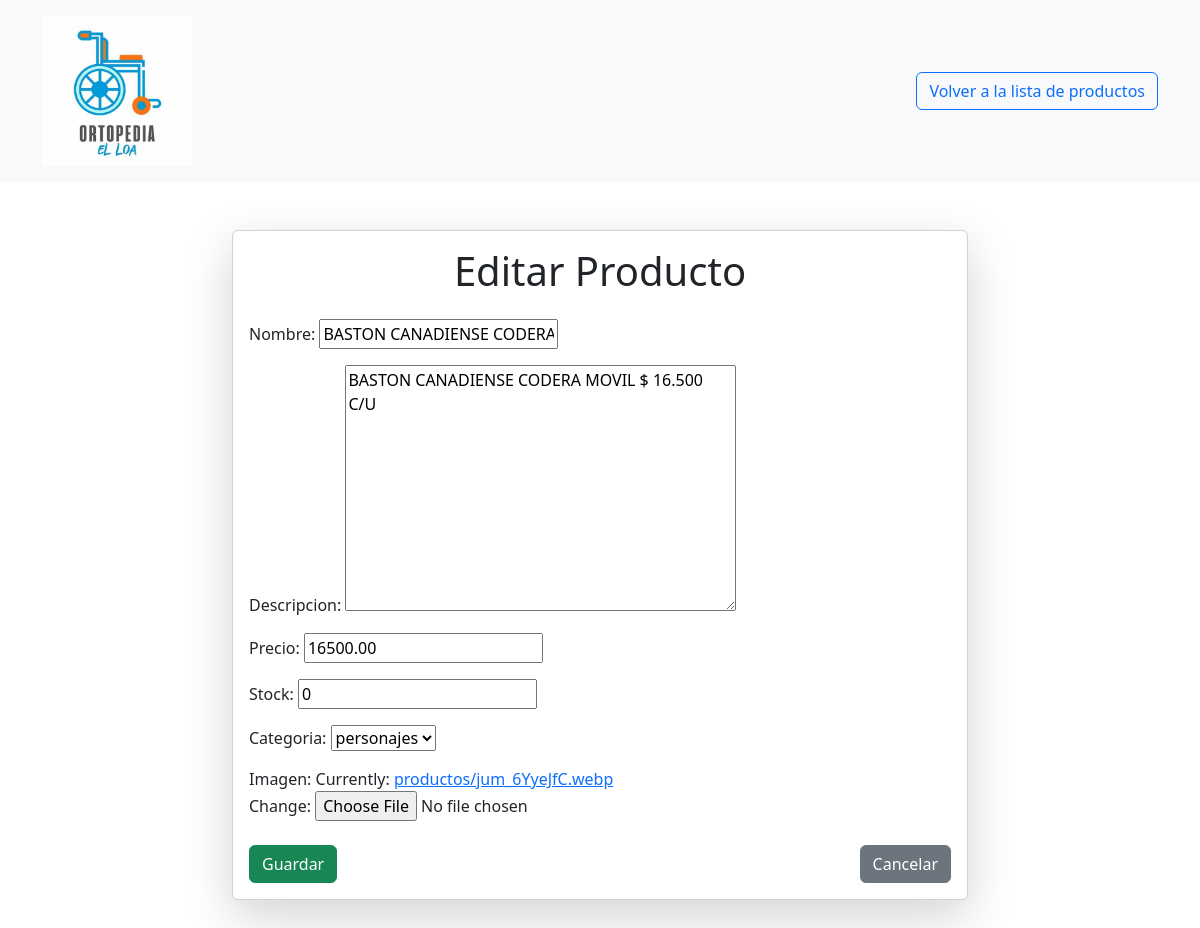
The app's page /productos/52/editar/, older data.
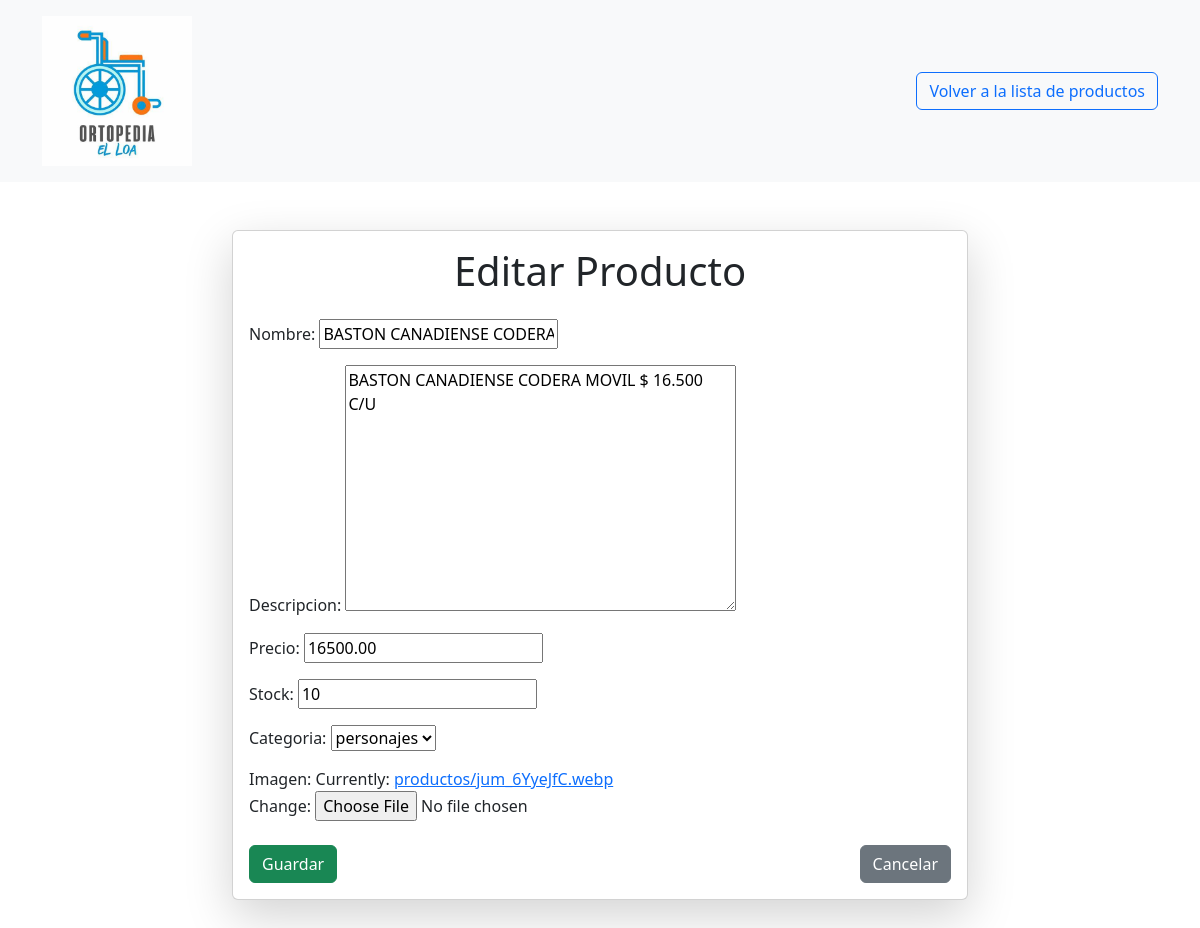
The same page, newer data.
### productos/models.py (models this page shows, shortened)
class Producto(models.Model):
    nombre = models.CharField(max_length=200)
    descripcion = models.TextField()
    precio = models.DecimalField(max_digits=10, decimal_places=2)
    stock = models.IntegerField()
    categoria = models.ForeignKey(Categoria, on_delete=models.CASCADE)
    imagen = models.ImageField(upload_to='productos/')

class Categoria(models.Model):
    nombre = models.CharField(max_length=100)
    def __str__(self):
        return self.nombre

### productos/views.py (the view)
# urls.py: path('<int:pk>/editar/', views.ProductoUpdateView.as_view(), name='producto_editar'),
class ProductoUpdateView(UpdateView):
    model = Producto
    template_name = 'productos/producto_form.html'
    fields = ['nombre', 'descripcion', 'precio', 'stock', 'categoria', 'imagen']
    success_url = reverse_lazy('ProductoListViewjefe')

### productos/templates/productos/producto_form.html (shortened to what this page needs)
<!DOCTYPE html>
<html lang="es">
<head>
    <link href="https://cdn.jsdelivr.net/npm/bootstrap@5.3.0/dist/css/bootstrap.min.css" rel="stylesheet">
</head>
<body>
    <header class="bg-light py-3 mb-4">
        <div class="container d-flex justify-content-between align-items-center">
            <div>
                {% load static %}
                <img src="{% static 'images/logotipo.webp' %}" alt="Logo" class="img-fluid" style="max-width: 150px;">
            </div>
            <a href="{% url 'ProductoListViewjefe' %}" class="btn btn-outline-primary">
                 Volver a la lista de productos
            </a>
        </div>
    </header>
    <div class="container my-5">
        <div class="row">
            <div class="col-md-8 offset-md-2">
                <div class="card shadow-lg">
                    <div class="card-body">
                        <h1 class="card-title text-center mb-4">
                            {% if object %}
                                Editar Producto
                            {% else %}
                                Crear Producto
                            {% endif %}
                        </h1>
                        <form method="post" enctype="multipart/form-data">
                            <div class="mb-3">
                                {{ form.as_p }}
                            </div>
                            <div class="d-flex justify-content-between mt-4">
                                <button type="submit" class="btn btn-success">
                                     Guardar
                                </button>
                                <a href="{% url 'ProductoListViewjefe' %}" class="btn btn-secondary">
                                     Cancelar
                                </a>
                            </div>
                        </form>
                    </div>
                </div>
            </div>
        </div>
    </div>
</body>
</html>

Row changes from the older to the newer data that the page shows:
changed Producto "BASTON CANADIENSE CODERA MOVIL $ 16.500 C/U": stock "0" → "10"
